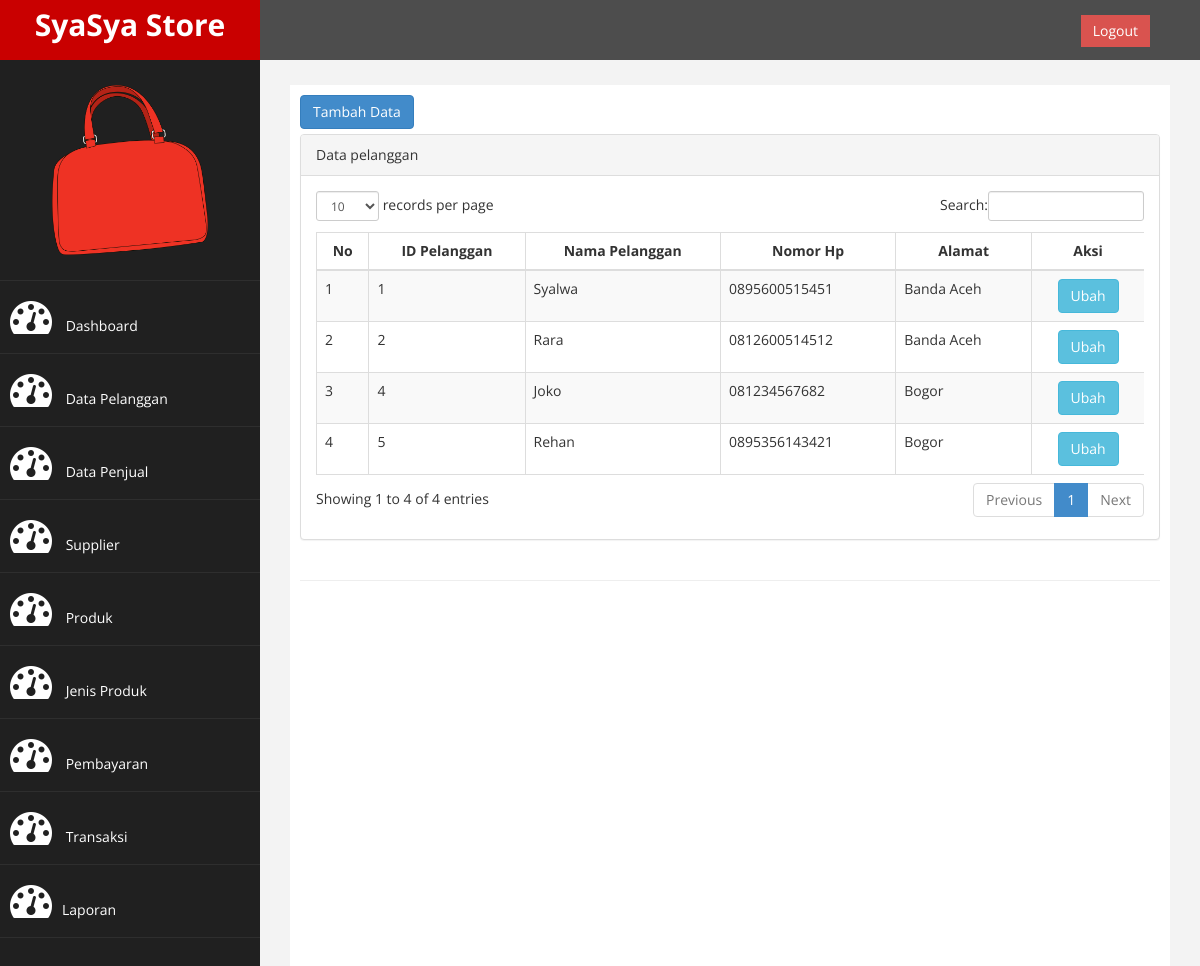
/?page=pelanggan, run on the app's committed database.
### tables this page shows
CREATE TABLE `pelanggan` (
  `id_pelanggan` varchar(20) NOT NULL,
  `nama_pelanggan` varchar(100) NOT NULL,
  `nomor_telepon` varchar(50) NOT NULL,
  `alamat` varchar(100) NOT NULL
);

### page/pelanggan/pelanggan.php (the view)
<a href="?page=pelanggan&aksi=tambah" class="btn btn-primary" style="margin-bottom: 5px;">Tambah Data</a>
 <div class="row">
                <div class="col-md-12">
                    <div class="panel panel-default">
                        <div class="panel-heading">
                             Data pelanggan
                        </div>
                        <div class="panel-body">
                            <div class="table-responsive">
                                <table class="table table-striped table-bordered table-hover" id="dataTables-example">
                                    <thead>
                                        <tr>
                                            <th>No</th>
                                            <th>ID Pelanggan</th>
                                            <th>Nama Pelanggan</th>
                                            <th>Nomor Hp</th>
                                            <th>Alamat</th>
                                            <th class="text-center">Aksi</th>
                                        </tr>
                                    </thead>
                                    <tbody>
                                        <?php
                                            $no = 1;
                                            $sql =$koneksi->query("SELECT * FROM pelanggan");
                                            while ($data = $sql-> fetch_assoc()) {
                                         ?>
                                        <tr>
                                            <td><?php echo $no++; ?></td>
                                            <td><?php echo $data['id_pelanggan']; ?></td>
                                            <td><?php echo $data['nama_pelanggan']; ?></td>
                                            <td><?php echo $data['nomor_telepon']; ?></td>
                                            <td><?php echo $data['alamat']; ?></td>
                                            <td class="text-center">
                                                <a  href="?page=pelanggan&aksi=ubah&id_pelanggan=<?php echo $data['id_pelanggan']; ?>" class="btn btn-info">Ubah</a>
                                            </td>
                                        </tr>
                                        <?php } ?>
                                    </tbody>
                                </table>
                            </div>
                        </div>
                    </div>
                </div>
            </div>

### assets/css/custom.css (style rules this page uses)
body { font-family: 'Open Sans', sans-serif; }
.text-center { text-align:center; }

### data on the page
pelanggan: id_pelanggan "1", nama_pelanggan "Syalwa", nomor_telepon "0895600515451", alamat "Banda Aceh"
pelanggan: id_pelanggan "2", nama_pelanggan "Rara", nomor_telepon "0812600514512", alamat "Banda Aceh"
pelanggan: id_pelanggan "4", nama_pelanggan "Joko", nomor_telepon "081234567682", alamat "Bogor"
pelanggan: id_pelanggan "5", nama_pelanggan "Rehan", nomor_telepon "0895356143421", alamat "Bogor"
